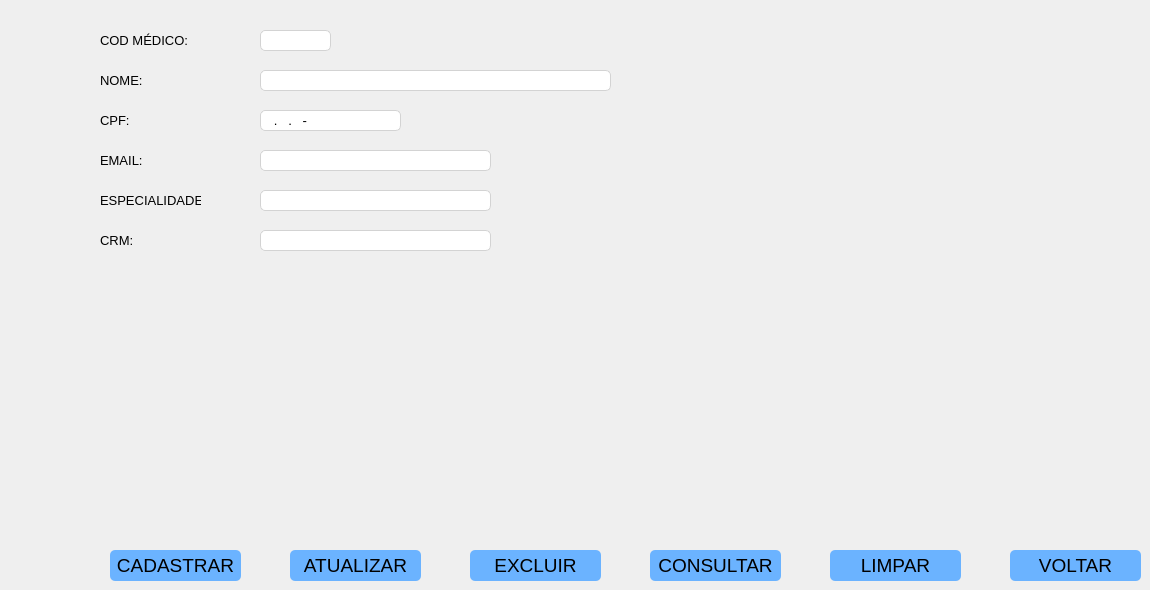
     <widget class="QWidget" name="tab_6">
      <attribute name="title">
       <string>MÉDICO</string>
      </attribute>
      <widget class="QLabel" name="especialidade">
       <property name="geometry">
        <rect>
         <x>100</x>
         <y>190</y>
         <width>101</width>
         <height>20</height>
        </rect>
       </property>
       <property name="font">
        <font>
         <pointsize>10</pointsize>
        </font>
       </property>
       <property name="text">
        <string>ESPECIALIDADE:</string>
       </property>
      </widget>
      <widget class="QLabel" name="email_medico">
       <property name="geometry">
        <rect>
         <x>100</x>
         <y>150</y>
         <width>51</width>
         <height>20</height>
        </rect>
       </property>
       <property name="font">
        <font>
         <pointsize>10</pointsize>
        </font>
       </property>
       <property name="text">
        <string>EMAIL:</string>
       </property>
      </widget>
      <widget class="QLabel" name="cod_medico">
       <property name="geometry">
        <rect>
         <x>100</x>
         <y>30</y>
         <width>91</width>
         <height>20</height>
        </rect>
       </property>
       <property name="font">
        <font>
         <pointsize>10</pointsize>
        </font>
       </property>
       <property name="text">
        <string>COD MÉDICO:</string>
       </property>
       <property name="alignment">
        <set>Qt::AlignLeading|Qt::AlignLeft|Qt::AlignVCenter</set>
       </property>
      </widget>
      <widget class="QLineEdit" name="campo_cod_medico">
       <property name="geometry">
        <rect>
         <x>260</x>
         <y>30</y>
         <width>71</width>
         <height>21</height>
        </rect>
       </property>
       <property name="font">
        <font>
         <pointsize>10</pointsize>
        </font>
       </property>
       <property name="styleSheet">
        <string notr="true">border: 0.5px solid rgb(211,211,211);
border-radius: 5px;</string>
       </property>
      </widget>
      <widget class="QLineEdit" name="campo_especialidade">
       <property name="geometry">
        <rect>
         <x>260</x>
         <y>190</y>
         <width>231</width>
         <height>21</height>
        </rect>
       </property>
       <property name="font">
        <font>
         <pointsize>10</pointsize>
        </font>
       </property>
       <property name="styleSheet">
        <string notr="true">border: 0.5px solid rgb(211,211,211);
border-radius: 5px;</string>
       </property>
      </widget>
      <widget class="QLabel" name="nome_medico">
       <property name="geometry">
        <rect>
         <x>100</x>
         <y>70</y>
         <width>51</width>
         <height>20</height>
        </rect>
       </property>
       <property name="font">
        <font>
         <pointsize>10</pointsize>
        </font>
       </property>
       <property name="text">
        <string>NOME:</string>
       </property>
       <property name="alignment">
        <set>Qt::AlignLeading|Qt::AlignLeft|Qt::AlignVCenter</set>
       </property>
       <property name="wordWrap">
        <bool>true</bool>
       </property>
      </widget>
      <widget class="QLineEdit" name="campo_cpf_medico">
       <property name="geometry">
        <rect>
         <x>260</x>
         <y>110</y>
         <width>141</width>
         <height>21</height>
        </rect>
       </property>
       <property name="font">
        <font>
         <pointsize>10</pointsize>
        </font>
       </property>
       <property name="styleSheet">
        <string notr="true">border: 0.5px solid rgb(211,211,211);
border-radius: 5px;</string>
       </property>
       <property name="inputMask">
        <string>999.999.999-99</string>
       </property>
      </widget>
      <widget class="QLabel" name="cpf_medico">
       <property name="geometry">
        <rect>
         <x>100</x>
         <y>110</y>
         <width>31</width>
         <height>20</height>
        </rect>
       </property>
       <property name="font">
        <font>
         <pointsize>10</pointsize>
        </font>
       </property>
       <property name="text">
        <string>CPF:</string>
       </property>
      </widget>
      <widget class="QLineEdit" name="campo_email_medico">
       <property name="geometry">
        <rect>
         <x>260</x>
         <y>150</y>
         <width>231</width>
         <height>21</height>
        </rect>
       </property>
       <property name="font">
        <font>
         <pointsize>10</pointsize>
        </font>
       </property>
       <property name="styleSheet">
        <string notr="true">border: 0.5px solid rgb(211,211,211);
border-radius: 5px;</string>
       </property>
      </widget>
      <widget class="QLineEdit" name="campo_nome_medico">
       <property name="geometry">
        <rect>
         <x>260</x>
         <y>70</y>
         <width>351</width>
         <height>21</height>
        </rect>
       </property>
       <property name="font">
        <font>
         <pointsize>10</pointsize>
        </font>
       </property>
       <property name="styleSheet">
        <string notr="true">border: 0.5px solid rgb(211,211,211);
border-radius: 5px;</string>
       </property>
      </widget>
      <widget class="QLabel" name="crm">
       <property name="geometry">
        <rect>
         <x>100</x>
         <y>230</y>
         <width>41</width>
         <height>20</height>
        </rect>
       </property>
       <property name="font">
        <font>
         <pointsize>10</pointsize>
        </font>
       </property>
       <property name="text">
        <string>CRM:</string>
       </property>
      </widget>
      <widget class="QLineEdit" name="campo_crm">
       <property name="geometry">
        <rect>
         <x>260</x>
         <y>230</y>
         <width>231</width>
         <height>21</height>
        </rect>
       </property>
       <property name="font">
        <font>
         <pointsize>10</pointsize>
        </font>
       </property>
       <property name="styleSheet">
        <string notr="true">border: 0.5px solid rgb(211,211,211);
border-radius: 5px;</string>
       </property>
      </widget>
      <widget class="QPushButton" name="bt_limpar_med">
       <property name="geometry">
        <rect>
         <x>830</x>
         <y>550</y>
         <width>131</width>
         <height>31</height>
        </rect>
       </property>
       <property name="font">
        <font>
         <pointsize>14</pointsize>
        </font>
       </property>
       <property name="styleSheet">
        <string notr="true">background-color: rgb(107, 179, 255);
border: none;
border-radius: 5px;</string>
       </property>
       <property name="text">
        <string>LIMPAR</string>
       </property>
      </widget>
      <widget class="QPushButton" name="bt_atualizar_med">
       <property name="geometry">
        <rect>
         <x>290</x>
         <y>550</y>
         <width>131</width>
         <height>31</height>
        </rect>
       </property>
       <property name="font">
        <font>
         <pointsize>14</pointsize>
        </font>
       </property>
       <property name="styleSheet">
        <string notr="true">background-color: rgb(107, 179, 255);
border: none;
border-radius: 5px;</string>
       </property>
       <property name="text">
        <string>ATUALIZAR</string>
       </property>
      </widget>
      <widget class="QPushButton" name="bt_voltar_med">
       <property name="geometry">
        <rect>
         <x>1010</x>
         <y>550</y>
         <width>131</width>
         <height>31</height>
        </rect>
       </property>
       <property name="font">
        <font>
         <pointsize>14</pointsize>
        </font>
       </property>
       <property name="styleSheet">
        <string notr="true">background-color: rgb(107, 179, 255);
border: none;
border-radius: 5px;</string>
       </property>
       <property name="text">
        <string>VOLTAR</string>
       </property>
      </widget>
      <widget class="QPushButton" name="bt_cadastrar_med">
       <property name="geometry">
        <rect>
         <x>110</x>
         <y>550</y>
         <width>131</width>
         <height>31</height>
        </rect>
       </property>
       <property name="font">
        <font>
         <pointsize>14</pointsize>
        </font>
       </property>
       <property name="styleSheet">
        <string notr="true">background-color: rgb(107, 179, 255);
border: none;
border-radius: 5px;</string>
       </property>
       <property name="text">
        <string>CADASTRAR</string>
       </property>
      </widget>
      <widget class="QPushButton" name="bt_excluir_med">
       <property name="geometry">
        <rect>
         <x>470</x>
         <y>550</y>
         <width>131</width>
         <height>31</height>
        </rect>
       </property>
       <property name="font">
        <font>
         <pointsize>14</pointsize>
        </font>
       </property>
       <property name="styleSheet">
        <string notr="true">background-color: rgb(107, 179, 255);
border: none;
border-radius: 5px;</string>
       </property>
       <property name="text">
        <string>EXCLUIR</string>
       </property>
      </widget>
      <widget class="QPushButton" name="bt_consultar_med">
       <property name="geometry">
        <rect>
         <x>650</x>
         <y>550</y>
         <width>131</width>
         <height>31</height>
        </rect>
       </property>
       <property name="font">
        <font>
         <pointsize>14</pointsize>
        </font>
       </property>
       <property name="styleSheet">
        <string notr="true">background-color: rgb(107, 179, 255);
border: none;
border-radius: 5px;</string>
       </property>
       <property name="text">
        <string>CONSULTAR</string>
       </property>
      </widget>
     </widget>
